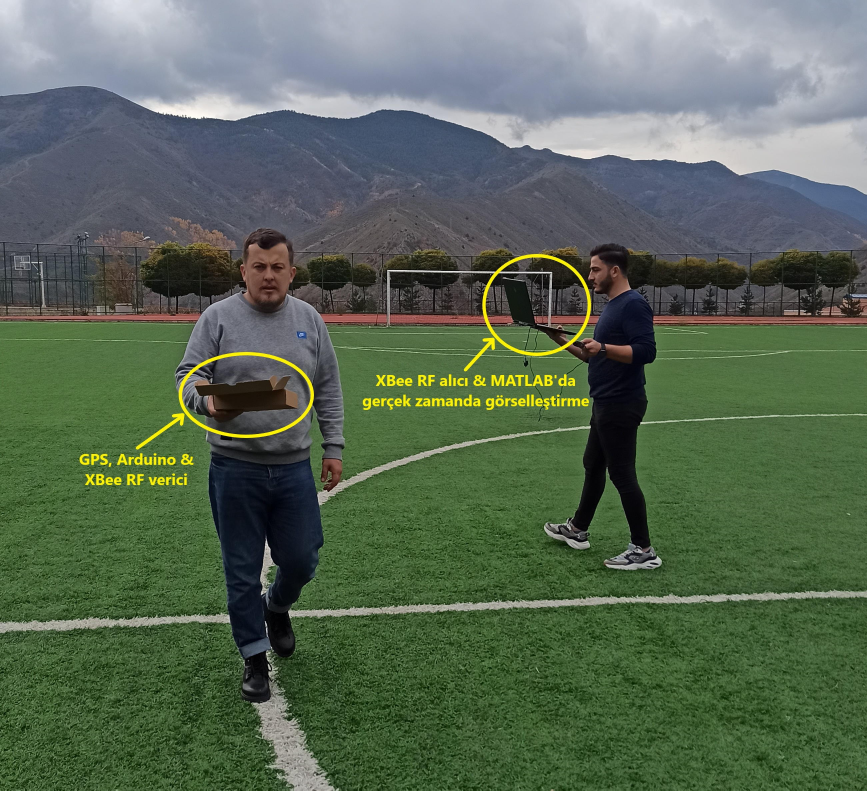
#> input picture figure/enes-muratcan-stadium-walk.jpg, 2600 x 2371 px (shown at 1/3 size)
$ python combine-image-1-by-2.py
#> lines starting #> are read from the running program, lines starting #| are printed output that depends on the picture
import cv2
import numpy as np

img1 = cv2.imread("enes-muratcan-stadium-walk.jpg")
#> img1 is the input picture: shape (2371, 2600, 3); mean B, G, R 85.3, 104.2, 88.5
img2 = cv2.imread("muratcan-enes-stadyum.png")
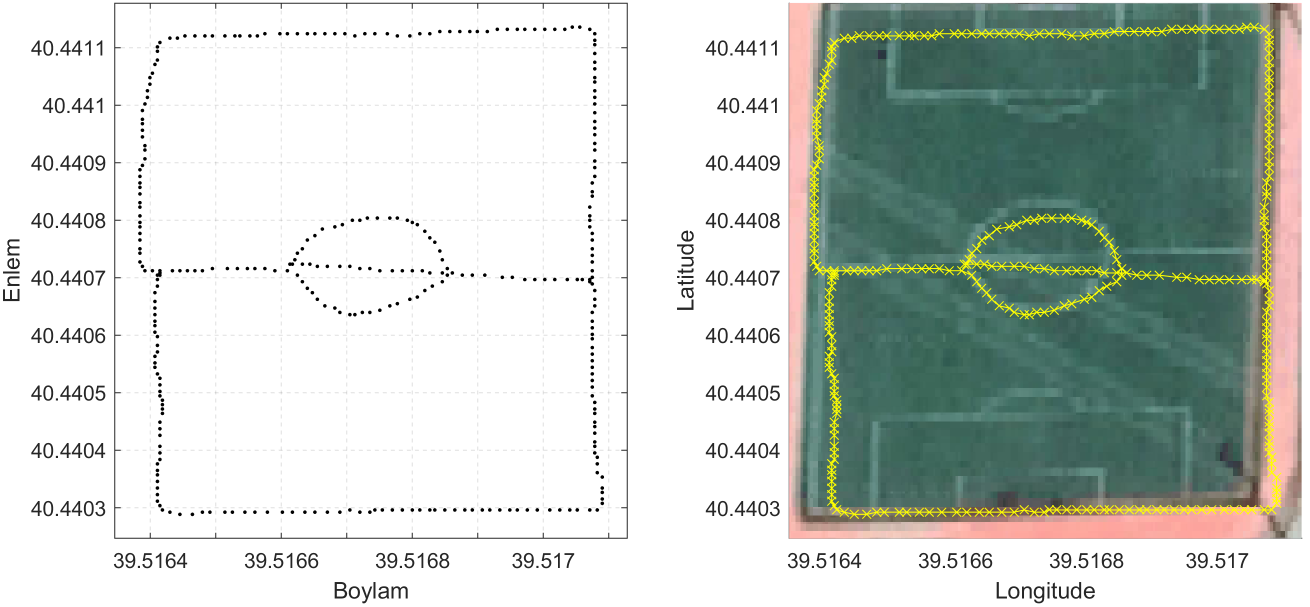
#> input picture figure/muratcan-enes-stadyum.png, 2620 x 1214 px (shown at 1/2 size)
#> img2 is the input picture: shape (1214, 2620, 3); mean B, G, R 198.1, 204.2, 196.3
(h1,w1,c) = img1.shape
#> h1 = 2371; w1 = 2600; c = 3
(h2,w2,c) = img2.shape
#> h2 = 1214; w2 = 2620
if (h1 != h2):
    if (h1>h2):
        s = h2/h1
#> s = 0.512
        img1 = cv2.resize(img1, (int(s*img1.shape[1]),int(s*img1.shape[0])), interpolation=cv2.INTER_AREA)
#> img1: shape (1214, 1331, 3)
    elif (h2 > h1):
        s = h1/h2
        img2 = cv2.resize(img2, (int(s*img2.shape[1]),int(s*img2.shape[0])), interpolation=cv2.INTER_AREA)
# write text on images
# img1 = cv2.putText(img1,"(a)",(75,150), 0, 4, (255,255,255), 12, lineType=cv2.INTER_AREA)
# img2 = cv2.putText(img2,"(b)",(75,150), 0, 4, (255,255,255), 12, lineType=cv2.INTER_AREA)
# merge images via numpy
img = np.zeros((min(img1.shape[0],img2.shape[0]),img1.shape[1]+img2.shape[1],c), np.uint8)
img[:,0:img1.shape[1],:] = img1
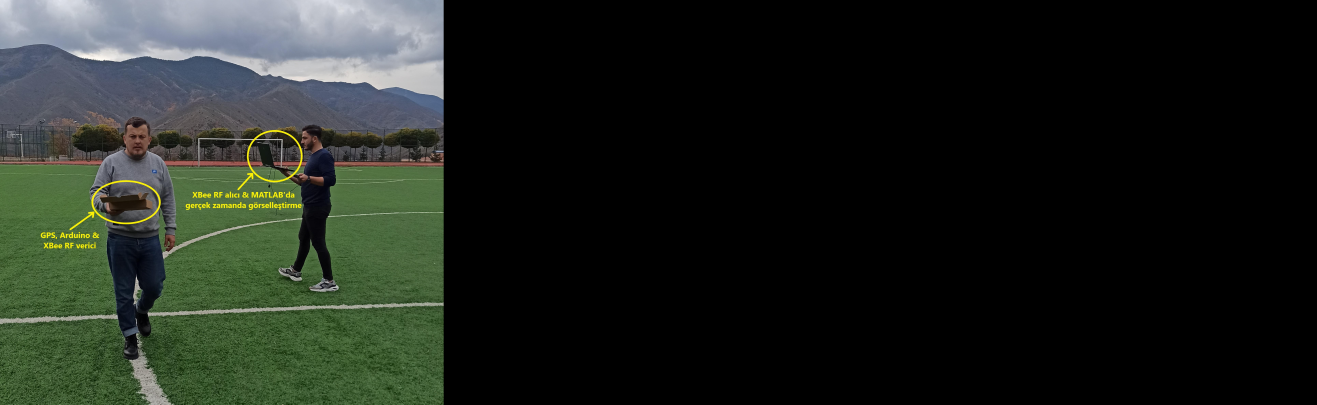
#> img: shape (1214, 3951, 3) (shown at 1/3 size); mean B, G, R 28.7, 35.1, 29.8
img[:,img1.shape[1]:img1.shape[1]+img2.shape[1],:] = img2
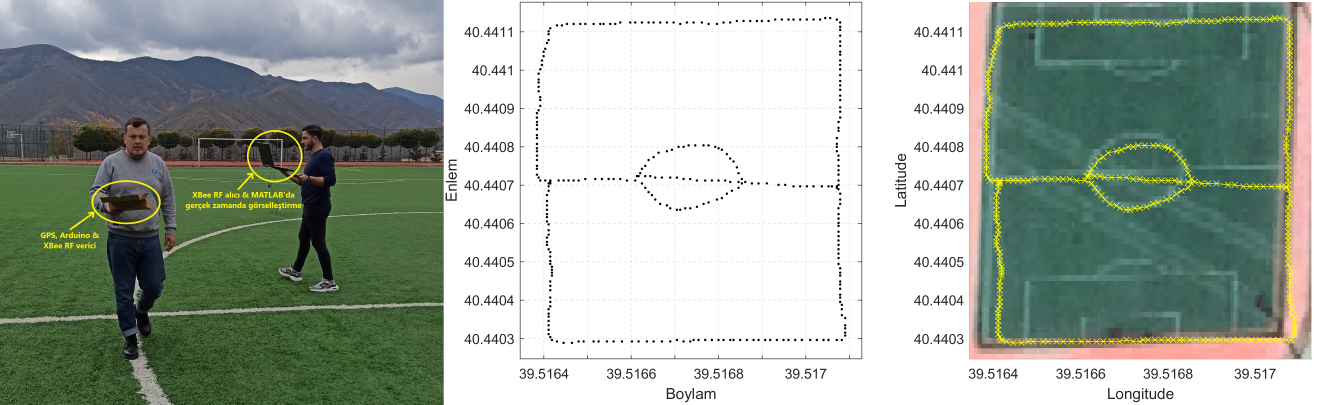
#> img: shape (1214, 3951, 3) (shown at 1/3 size); mean B, G, R 160.1, 170.5, 160
# resize image for display and then save & display image
s = 0.2
rimg = cv2.resize(img, (int(s*img.shape[1]),int(s*img.shape[0])), interpolation=cv2.INTER_AREA)
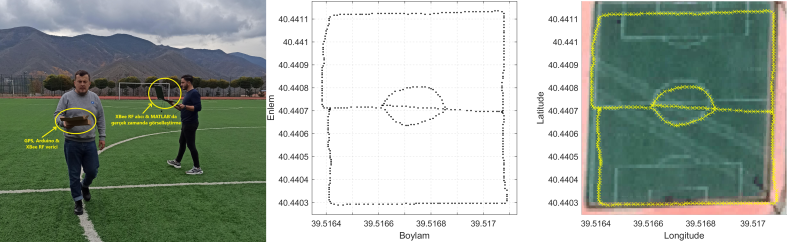
#> rimg: shape (242, 790, 3); mean B, G, R 160.1, 170.5, 160
cv2.imwrite("enes-muratcan-stadium-walk-thumbnail.jpg", img, [cv2.IMWRITE_JPEG_QUALITY,50])
cv2.imshow("Stadium data capture with GPS", rimg)
cv2.waitKey(0)
